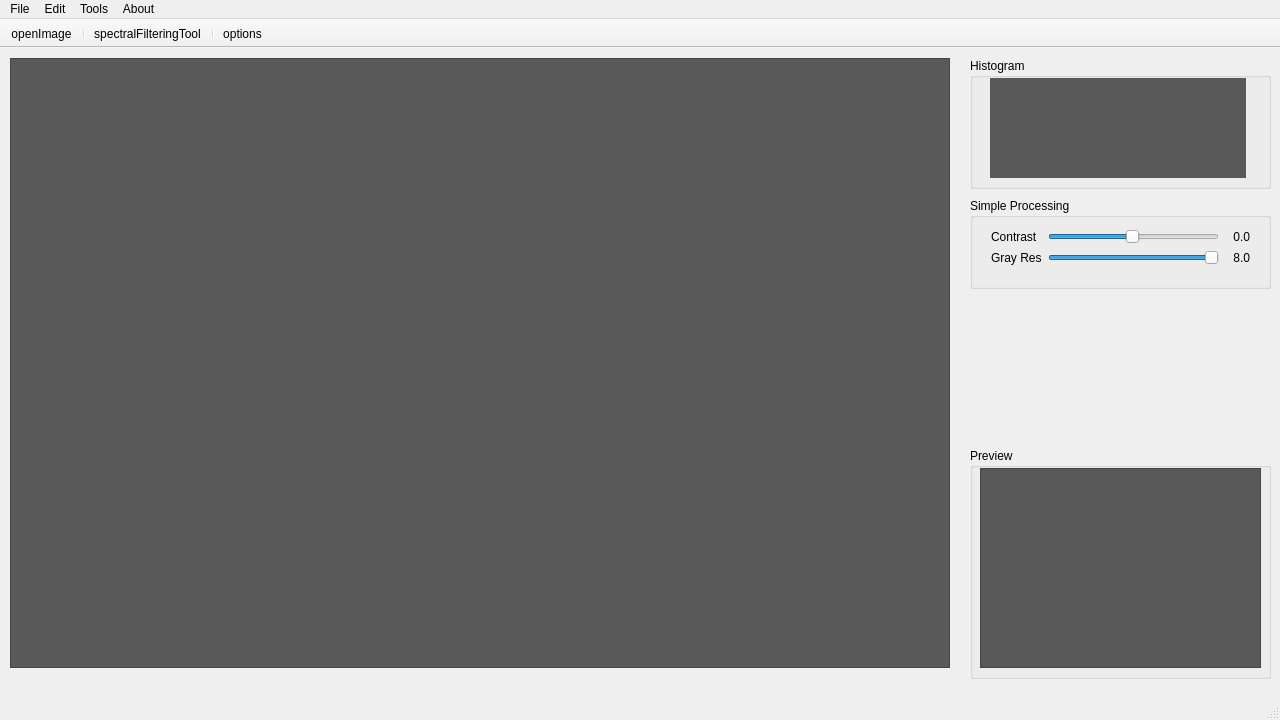
<?xml version="1.0" encoding="UTF-8"?>
<ui version="4.0">
 <class>MainWindow</class>
 <widget class="QMainWindow" name="MainWindow">
  <property name="geometry">
   <rect>
    <x>0</x>
    <y>0</y>
    <width>1280</width>
    <height>720</height>
   </rect>
  </property>
  <property name="sizePolicy">
   <sizepolicy hsizetype="Preferred" vsizetype="Preferred">
    <horstretch>0</horstretch>
    <verstretch>0</verstretch>
   </sizepolicy>
  </property>
  <property name="windowTitle">
   <string>Simple Processing</string>
  </property>
  <property name="windowIcon">
   <iconset resource="icon.qrc">
    <normaloff>:/icon/simpleProcessing.ico</normaloff>:/icon/simpleProcessing.ico</iconset>
  </property>
  <widget class="QWidget" name="centralWidget">
   <widget class="smartGraphicsView" name="graphicsView">
    <property name="geometry">
     <rect>
      <x>10</x>
      <y>10</y>
      <width>940</width>
      <height>610</height>
     </rect>
    </property>
    <property name="styleSheet">
     <string notr="true">background-color: rgb(89, 89, 89);</string>
    </property>
   </widget>
   <widget class="QGroupBox" name="groupBox">
    <property name="geometry">
     <rect>
      <x>970</x>
      <y>10</y>
      <width>301</width>
      <height>131</height>
     </rect>
    </property>
    <property name="title">
     <string>Histogram</string>
    </property>
    <property name="flat">
     <bool>true</bool>
    </property>
    <widget class="smartLabel" name="histogram">
     <property name="geometry">
      <rect>
       <x>20</x>
       <y>20</y>
       <width>256</width>
       <height>100</height>
      </rect>
     </property>
     <property name="styleSheet">
      <string notr="true">background-color: rgb(89, 89, 89);</string>
     </property>
     <property name="text">
      <string/>
     </property>
    </widget>
   </widget>
   <widget class="QGroupBox" name="groupBox_2">
    <property name="geometry">
     <rect>
      <x>970</x>
      <y>150</y>
      <width>301</width>
      <height>91</height>
     </rect>
    </property>
    <property name="title">
     <string>Simple Processing</string>
    </property>
    <property name="flat">
     <bool>true</bool>
    </property>
    <widget class="QWidget" name="layoutWidget">
     <property name="geometry">
      <rect>
       <x>10</x>
       <y>20</y>
       <width>281</width>
       <height>58</height>
      </rect>
     </property>
     <layout class="QHBoxLayout" name="horizontalLayout_3">
      <item>
       <layout class="QVBoxLayout" name="verticalLayout">
        <item>
         <widget class="QLabel" name="label">
          <property name="text">
           <string>Contrast</string>
          </property>
         </widget>
        </item>
        <item>
         <widget class="QLabel" name="label_3">
          <property name="text">
           <string>Gray Res</string>
          </property>
         </widget>
        </item>
       </layout>
      </item>
      <item>
       <layout class="QVBoxLayout" name="verticalLayout_2">
        <item>
         <layout class="QHBoxLayout" name="horizontalLayout">
          <item>
           <widget class="QSlider" name="horizontalSlider_contrast">
            <property name="minimum">
             <number>1</number>
            </property>
            <property name="maximum">
             <number>100</number>
            </property>
            <property name="value">
             <number>50</number>
            </property>
            <property name="orientation">
             <enum>Qt::Horizontal</enum>
            </property>
           </widget>
          </item>
          <item>
           <widget class="QLabel" name="label_contrastInfo">
            <property name="minimumSize">
             <size>
              <width>25</width>
              <height>0</height>
             </size>
            </property>
            <property name="maximumSize">
             <size>
              <width>25</width>
              <height>16777215</height>
             </size>
            </property>
            <property name="text">
             <string>0.0</string>
            </property>
            <property name="scaledContents">
             <bool>false</bool>
            </property>
            <property name="alignment">
             <set>Qt::AlignRight|Qt::AlignTrailing|Qt::AlignVCenter</set>
            </property>
            <property name="wordWrap">
             <bool>false</bool>
            </property>
           </widget>
          </item>
         </layout>
        </item>
        <item>
         <layout class="QHBoxLayout" name="horizontalLayout_2">
          <item>
           <widget class="QSlider" name="horizontalSlider_grayResolution">
            <property name="maximum">
             <number>8</number>
            </property>
            <property name="singleStep">
             <number>1</number>
            </property>
            <property name="pageStep">
             <number>4</number>
            </property>
            <property name="value">
             <number>8</number>
            </property>
            <property name="orientation">
             <enum>Qt::Horizontal</enum>
            </property>
           </widget>
          </item>
          <item>
           <widget class="QLabel" name="label_grayResolutionInfo">
            <property name="minimumSize">
             <size>
              <width>25</width>
              <height>0</height>
             </size>
            </property>
            <property name="maximumSize">
             <size>
              <width>25</width>
              <height>16777215</height>
             </size>
            </property>
            <property name="text">
             <string>8.0</string>
            </property>
            <property name="alignment">
             <set>Qt::AlignRight|Qt::AlignTrailing|Qt::AlignVCenter</set>
            </property>
           </widget>
          </item>
         </layout>
        </item>
       </layout>
      </item>
     </layout>
    </widget>
   </widget>
   <widget class="QGroupBox" name="groupBox_3">
    <property name="geometry">
     <rect>
      <x>970</x>
      <y>400</y>
      <width>301</width>
      <height>231</height>
     </rect>
    </property>
    <property name="title">
     <string>Preview</string>
    </property>
    <property name="flat">
     <bool>true</bool>
    </property>
    <widget class="smartGraphicsView" name="graphicsView_preview">
     <property name="geometry">
      <rect>
       <x>10</x>
       <y>20</y>
       <width>281</width>
       <height>200</height>
      </rect>
     </property>
     <property name="styleSheet">
      <string notr="true">background-color: rgb(89, 89, 89);</string>
     </property>
    </widget>
   </widget>
  </widget>
  <widget class="QMenuBar" name="menuBar">
   <property name="geometry">
    <rect>
     <x>0</x>
     <y>0</y>
     <width>1280</width>
     <height>21</height>
    </rect>
   </property>
   <property name="acceptDrops">
    <bool>true</bool>
   </property>
   <property name="nativeMenuBar">
    <bool>false</bool>
   </property>
   <widget class="QMenu" name="menuFile">
    <property name="title">
     <string>File</string>
    </property>
    <widget class="QMenu" name="menuExport">
     <property name="title">
      <string>Export</string>
     </property>
     <addaction name="actionTo_PDF"/>
    </widget>
    <addaction name="actionOpen_Image"/>
    <addaction name="separator"/>
    <addaction name="actionPrint"/>
    <addaction name="menuExport"/>
    <addaction name="separator"/>
    <addaction name="actionPreference"/>
    <addaction name="actionExit"/>
   </widget>
   <widget class="QMenu" name="menuEdit">
    <property name="title">
     <string>Edit</string>
    </property>
    <widget class="QMenu" name="menuImage_Effects">
     <property name="title">
      <string>Image Effects</string>
     </property>
     <widget class="QMenu" name="menuGray_scale">
      <property name="title">
       <string>Gray Scale</string>
      </property>
      <addaction name="actionGrayscale_average"/>
      <addaction name="actionGrayscale_luminosity"/>
     </widget>
     <widget class="QMenu" name="menuNoise_Reduction">
      <property name="title">
       <string>Noise Reduction</string>
      </property>
      <addaction name="actionMean_Filter"/>
      <addaction name="actionMedian_Filter"/>
     </widget>
     <widget class="QMenu" name="menuFind_Contour">
      <property name="title">
       <string>Find Contour</string>
      </property>
      <addaction name="actionFuzzy_Logic"/>
      <addaction name="actionLaplacian_Filter"/>
      <addaction name="actionSobel_Filter"/>
     </widget>
     <addaction name="actionBlur"/>
     <addaction name="actionContrast"/>
     <addaction name="menuFind_Contour"/>
     <addaction name="actionGray_Resolution_Scale"/>
     <addaction name="menuGray_scale"/>
     <addaction name="actionHistogram_Equalization"/>
     <addaction name="menuNoise_Reduction"/>
     <addaction name="actionThreshold"/>
    </widget>
    <addaction name="actionBack"/>
    <addaction name="actionForward"/>
    <addaction name="separator"/>
    <addaction name="menuImage_Effects"/>
    <addaction name="actionResize"/>
   </widget>
   <widget class="QMenu" name="menuTools">
    <property name="title">
     <string>Tools</string>
    </property>
    <addaction name="actionCustom_Filter"/>
    <addaction name="actionFourier_Transform"/>
    <addaction name="actionImage_Subtractor"/>
   </widget>
   <widget class="QMenu" name="menuAbout">
    <property name="title">
     <string>About</string>
    </property>
    <addaction name="actionWritten_by_KKyang"/>
   </widget>
   <addaction name="menuFile"/>
   <addaction name="menuEdit"/>
   <addaction name="menuTools"/>
   <addaction name="menuAbout"/>
  </widget>
  <widget class="QToolBar" name="mainToolBar">
   <property name="movable">
    <bool>false</bool>
   </property>
   <property name="floatable">
    <bool>false</bool>
   </property>
   <attribute name="toolBarArea">
    <enum>TopToolBarArea</enum>
   </attribute>
   <attribute name="toolBarBreak">
    <bool>false</bool>
   </attribute>
   <addaction name="actionOpenImage"/>
   <addaction name="separator"/>
   <addaction name="actionSpectralFilteringToolMenubar"/>
   <addaction name="separator"/>
   <addaction name="actionOptions"/>
  </widget>
  <widget class="QStatusBar" name="statusBar"/>
  <action name="actionExit">
   <property name="text">
    <string>Exit</string>
   </property>
  </action>
  <action name="actionOpen_Image">
   <property name="text">
    <string>Open Image</string>
   </property>
   <property name="shortcut">
    <string>Ctrl+O</string>
   </property>
  </action>
  <action name="actionGrayscale_average">
   <property name="text">
    <string>Average</string>
   </property>
  </action>
  <action name="actionGrayscale_luminosity">
   <property name="text">
    <string>Luminosity</string>
   </property>
  </action>
  <action name="actionResize">
   <property name="text">
    <string>Resize</string>
   </property>
   <property name="shortcut">
    <string>Ctrl+R</string>
   </property>
  </action>
  <action name="actionBack">
   <property name="text">
    <string>Undo</string>
   </property>
   <property name="shortcut">
    <string>Ctrl+Z</string>
   </property>
  </action>
  <action name="actionForward">
   <property name="text">
    <string>Redo</string>
   </property>
   <property name="shortcut">
    <string>Ctrl+Shift+Z</string>
   </property>
  </action>
  <action name="actionThreshold">
   <property name="text">
    <string>Threshold</string>
   </property>
  </action>
  <action name="actionHistogram_Equalization">
   <property name="text">
    <string>Histogram Equalization</string>
   </property>
  </action>
  <action name="actionContrast">
   <property name="text">
    <string>Contrast</string>
   </property>
  </action>
  <action name="actionBlur">
   <property name="text">
    <string>Blur</string>
   </property>
  </action>
  <action name="actionPreference">
   <property name="text">
    <string>Preference</string>
   </property>
  </action>
  <action name="actionOpenImage">
   <property name="icon">
    <iconset resource="octicons/octicons.qrc">
     <normaloff>:/light/file-media-light.svg</normaloff>:/light/file-media-light.svg</iconset>
   </property>
   <property name="text">
    <string>openImage</string>
   </property>
  </action>
  <action name="actionOptions">
   <property name="icon">
    <iconset resource="octicons/octicons.qrc">
     <normaloff>:/light/gear-light.svg</normaloff>:/light/gear-light.svg</iconset>
   </property>
   <property name="text">
    <string>options</string>
   </property>
  </action>
  <action name="actionGray_Resolution_Scale">
   <property name="text">
    <string>Gray Resolution Scale</string>
   </property>
  </action>
  <action name="actionMedian_Filter">
   <property name="text">
    <string>Median Filter</string>
   </property>
  </action>
  <action name="actionMean_Filter">
   <property name="text">
    <string>Mean Filter</string>
   </property>
  </action>
  <action name="actionFuzzy_Logic">
   <property name="text">
    <string>Fuzzy Logic</string>
   </property>
  </action>
  <action name="actionLaplacian_Filter">
   <property name="text">
    <string>Laplacian Filter</string>
   </property>
  </action>
  <action name="actionCustom_Filter">
   <property name="text">
    <string>Custom Filter</string>
   </property>
  </action>
  <action name="actionImage_Subtractor">
   <property name="text">
    <string>Image Subtractor</string>
   </property>
  </action>
  <action name="actionSobel_Filter">
   <property name="text">
    <string>Sobel Filter</string>
   </property>
  </action>
  <action name="actionPrint">
   <property name="enabled">
    <bool>false</bool>
   </property>
   <property name="text">
    <string>Print</string>
   </property>
  </action>
  <action name="actionTo_PDF">
   <property name="text">
    <string>to PDF</string>
   </property>
  </action>
  <action name="actionWritten_by_KKyang">
   <property name="text">
    <string>Written by KKyang</string>
   </property>
  </action>
  <action name="actionFourier_Transform">
   <property name="text">
    <string>Fourier Transform</string>
   </property>
  </action>
  <action name="actionSpectralFilteringToolMenubar">
   <property name="text">
    <string>spectralFilteringTool</string>
   </property>
  </action>
 </widget>
 <layoutdefault spacing="6" margin="11"/>
 <customwidgets>
  <customwidget>
   <class>smartLabel</class>
   <extends>QLabel</extends>
   <header>smartlabel.h</header>
  </customwidget>
  <customwidget>
   <class>smartGraphicsView</class>
   <extends>QGraphicsView</extends>
   <header>smartgraphicsview.h</header>
  </customwidget>
 </customwidgets>
 <resources>
  <include location="icon.qrc"/>
  <include location="octicons/octicons.qrc"/>
 </resources>
 <connections>
  <connection>
   <sender>actionExit</sender>
   <signal>triggered()</signal>
   <receiver>MainWindow</receiver>
   <slot>close()</slot>
   <hints>
    <hint type="sourcelabel">
     <x>-1</x>
     <y>-1</y>
    </hint>
    <hint type="destinationlabel">
     <x>639</x>
     <y>359</y>
    </hint>
   </hints>
  </connection>
 </connections>
</ui>
